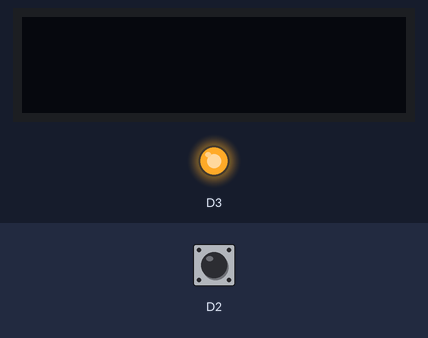
This sketch was run on a simulated Arduino MKR. On the bench: 128×32 one-colour display, output pins drawn as LEDs (lit = HIGH). The inputs (shaded band) are chosen by the test bench; at power-on: D2 HIGH. Storage starts empty; what the sketch prints to the serial monitor is not drawn.

Above: at 1.2 s.
1.3 s: D2 pulled LOW for 0.15 s
At 2.2 s:
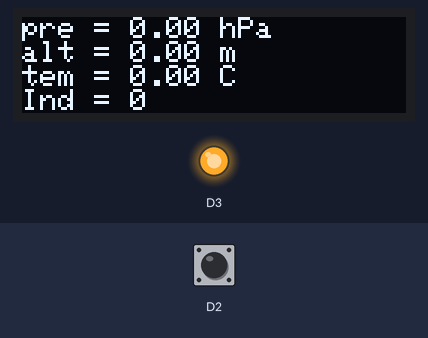
2.9 s: D2 pulled LOW for 1 s
At 4.7 s:
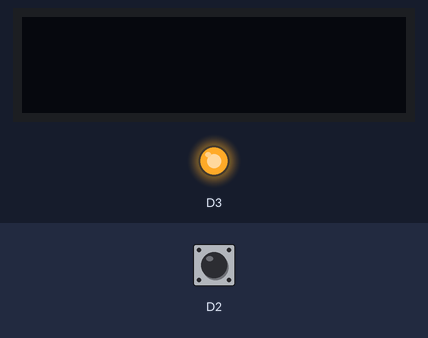
5.4 s: D2 pulled LOW for 0.15 s
At 6.5 s:
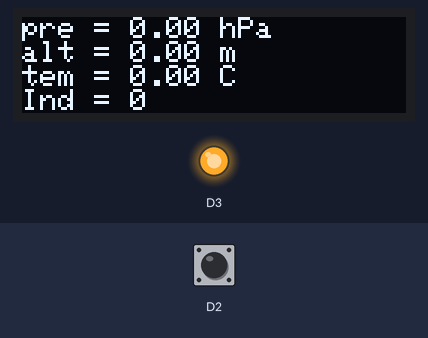
7.0 s: D2 pulled LOW for 3.2 s
At 10.7 s:
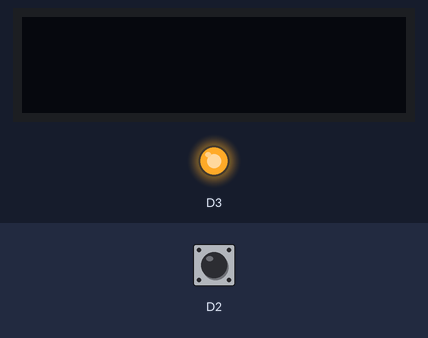
Timing chart, 0 to 12.2 s (numbered marks = the images above; inputs shaded):
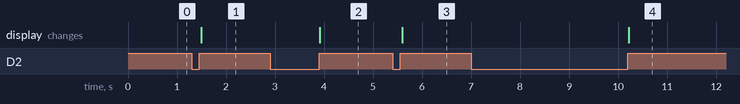

The sketch:

MinProject.ino
```cpp
#include <ArduinoLowPower.h>
#include "SENSORI.h"
#include "common.h"

constexpr struct
{
  uint8_t ScreenWidth {128}; // OLED display width, in pixels
  uint8_t ScreenHeight {32}; // OLED display height, in pixels
  uint8_t OLEDAddress {0x3C};// Define the I2C address of the display
  pin_size_t CSPin {10};
  pin_size_t LEDPin {3};
  pin_size_t  ButtonPin {2};
  uint8_t charArraySize {100};
  long BaudRate {115200};
} LocalConstants;

class UserInput {
  public:
    float SeaLevelPressure;
    uint32_t SleepTime;
    size_t VectorSize;
};

Adafruit_SSD1306 display(LocalConstants.ScreenWidth, LocalConstants.ScreenHeight, &Wire, -1);
Adafruit_MPL3115A2 baro;
SENSORI Sensor;
UserInput Input;
volatile bool displayState = false;

void setup() {

  Serial.begin(LocalConstants.BaudRate);
  while (!Serial)
    ;
  Serial.flush();
  if (!SD.begin(LocalConstants.CSPin)) {
    Serial.println("initialization failed!");
    return;
  }

  char stringArray[LocalConstants.charArraySize];
  File inputFile = SD.open("Input.txt");
  if (inputFile) {
    uint8_t i=0;
    while (inputFile.available() && i<LocalConstants.charArraySize) {
      stringArray[i]=inputFile.read();
      i++;
    }
    stringArray[i]='\0';

    inputFile.close();

    String s = String(stringArray);
    Input.SeaLevelPressure = s.substring(0, s.indexOf(',')).toFloat();
    s = s.substring(s.indexOf(',') + 1);
    Input.SleepTime = s.substring(0, s.indexOf(',')).toInt();
    s = s.substring(s.indexOf(',') + 1);
    Input.VectorSize = s.toInt();

  }
  else {
    // if the file didn't open, print an error:
    Serial.println("error opening test.txt");
  }
  if (!baro.begin()) {
    Serial.println("Could not find sensor. Check wiring.");
    while (1)
      ;
  }

  baro.setSeaPressure(Input.SeaLevelPressure);

  if (!display.begin(SSD1306_SWITCHCAPVCC, LocalConstants.OLEDAddress)) {
    Serial.println(F("SSD1306 allocation failed"));
    while (1)
      ;
  }
  display.clearDisplay();
  display.setTextSize(1);
  display.setTextColor(SSD1306_WHITE);
  display.setCursor(0, 0);
  display.display();
  pinMode(LocalConstants.ButtonPin, INPUT_PULLUP);
  attachInterrupt(digitalPinToInterrupt(LocalConstants.ButtonPin), interrupt, RISING);
  pinMode(LocalConstants.LEDPin, OUTPUT);
  digitalWrite(LocalConstants.LEDPin, HIGH);
  Sensor.SetVectorMaxSize(Input.VectorSize);
}

void loop() {
  for (int k = 0; k < Input.VectorSize; k++) {
    Sensor.SetMakeMeasurement();
    Serial.print(k);
    Serial.print(" ");
    if (displayState == true)
       Sensor.UpdateDisplay();
    digitalWrite(LocalConstants.LEDPin, LOW);
    LowPower.sleep(Input.SleepTime);
    digitalWrite(LocalConstants.LEDPin, HIGH);
  }
  Sensor.writeMeasurementsToSD("Output.txt");
  Sensor.DeleteVector();
}

void interrupt() {
  static unsigned long last_interrupt_time = 0;
  unsigned long interrupt_time = millis();
  // If interrupts come faster than 200ms, assume it's a bounce and ignore
  if (interrupt_time - last_interrupt_time > 200) {
    if (displayState == false)
    {
     // if the display cables lose connection
    if (!display.begin(SSD1306_SWITCHCAPVCC, LocalConstants.OLEDAddress)) {
      Serial.println(F("SSD1306 allocation failed"));
      while (1)
      ;
    }
      Sensor.UpdateDisplay();
      displayState = true;
    } else {
      display.clearDisplay();
      display.display();
      displayState = false;
    }
  }
  last_interrupt_time = interrupt_time;
}
```

SENSORI.cpp
```cpp
#include <cstddef>
#include "SENSORI.h"

void SENSORI::SetVectorMaxSize(size_t vectorMaxSize)
{
  VectorMaxSize = vectorMaxSize;
}

size_t SENSORI::Size() const
{
  return Measurements.size();
}

size_t SENSORI::GetIndex() const
{
  return Index;
}

float SENSORI::GetPressure(size_t index) const
{
  return Measurements.at(index).Pressure;
}

float SENSORI::GetAltitude(size_t index) const
{
  return Measurements.at(index).Altitude;
}

float SENSORI::GetTemperature(size_t index) const
{
  return Measurements.at(index).Temperature;
}

void SENSORI::writeMeasurementsToSD(const char *filename) const
{
  File myFile = SD.open(filename, FILE_WRITE);
  if (myFile)
  {
    for (size_t k = 0; k < VectorMaxSize; k++)
    {
      myFile.print(this->GetPressure(k));
      myFile.print(", ");
      myFile.print(this->GetAltitude(k));
      myFile.print(", ");
      myFile.println(this->GetTemperature(k));
    }
    myFile.close();
    Serial.println("done.");
  }
  else
  {
    Serial.println("error opening text file");
  }
}

void SENSORI::SetMakeMeasurement()
{
  // units: hPa, m, C
  if (this->Size() == VectorMaxSize)
    Measurements.erase(Measurements.begin());
  NewMeasurement.Pressure = baro.getPressure();
  NewMeasurement.Altitude = baro.getAltitude();
  NewMeasurement.Temperature = baro.getTemperature();
  Measurements.push_back(NewMeasurement);
  Index = this->Size() - 1;
}

void SENSORI::UpdateDisplay() const
{
  display.clearDisplay();
  display.setCursor(0, 0);
  display.print("pre = ");
  display.print(NewMeasurement.Pressure);
  display.println(" hPa");
  display.print("alt = ");
  display.print(NewMeasurement.Altitude);
  display.println(" m");
  display.print("tem = ");
  display.print(NewMeasurement.Temperature);
  display.println(" C");
  display.print("Ind = ");
  display.print(Index);
  display.display();
}

void SENSORI::DeleteVector()
{
  Measurements.clear();
}
```

SENSORI.h
```cpp
#ifndef SENSORI_H
#define SENSORI_H
#include <vector>
#include "common.h"
class SENSORI {
public:
  struct Measurement {
    float Pressure{ 0.f };
    float Altitude{ 0.f };
    float Temperature{ 0.f };
  };
  size_t Size() const;
  void SetVectorMaxSize(size_t vectorMaxSize);
  size_t GetIndex() const;
  float GetPressure(size_t index) const;
  float GetAltitude(size_t index) const;
  float GetTemperature(size_t index) const;
  void SetMakeMeasurement();
  void writeMeasurementsToSD(const char* filename) const;
  void UpdateDisplay() const;
  void DeleteVector();
private:
  size_t Index {0};
  size_t VectorMaxSize;
  std::vector<Measurement> Measurements;
  struct Measurement NewMeasurement;
};
#endif
```

common.h
```cpp
#ifndef COMMON_H
#define COMMON_H
#include <SD.h>
#include <Adafruit_MPL3115A2.h>
#include <Adafruit_SSD1306.h>
#include <Adafruit_GFX.h>
extern Adafruit_MPL3115A2 baro;
extern Adafruit_SSD1306 display;
#endif
```

Measured:
- after the input at 1.3 s, the display: changes after 0.19 s (image 1)
- after the input at 2.9 s, the display: changes after 1.0 s (image 2)
- after the input at 5.4 s, the display: changes after 0.19 s (image 3)
- after the input at 7.0 s, the display: changes after 3.2 s (image 4)
